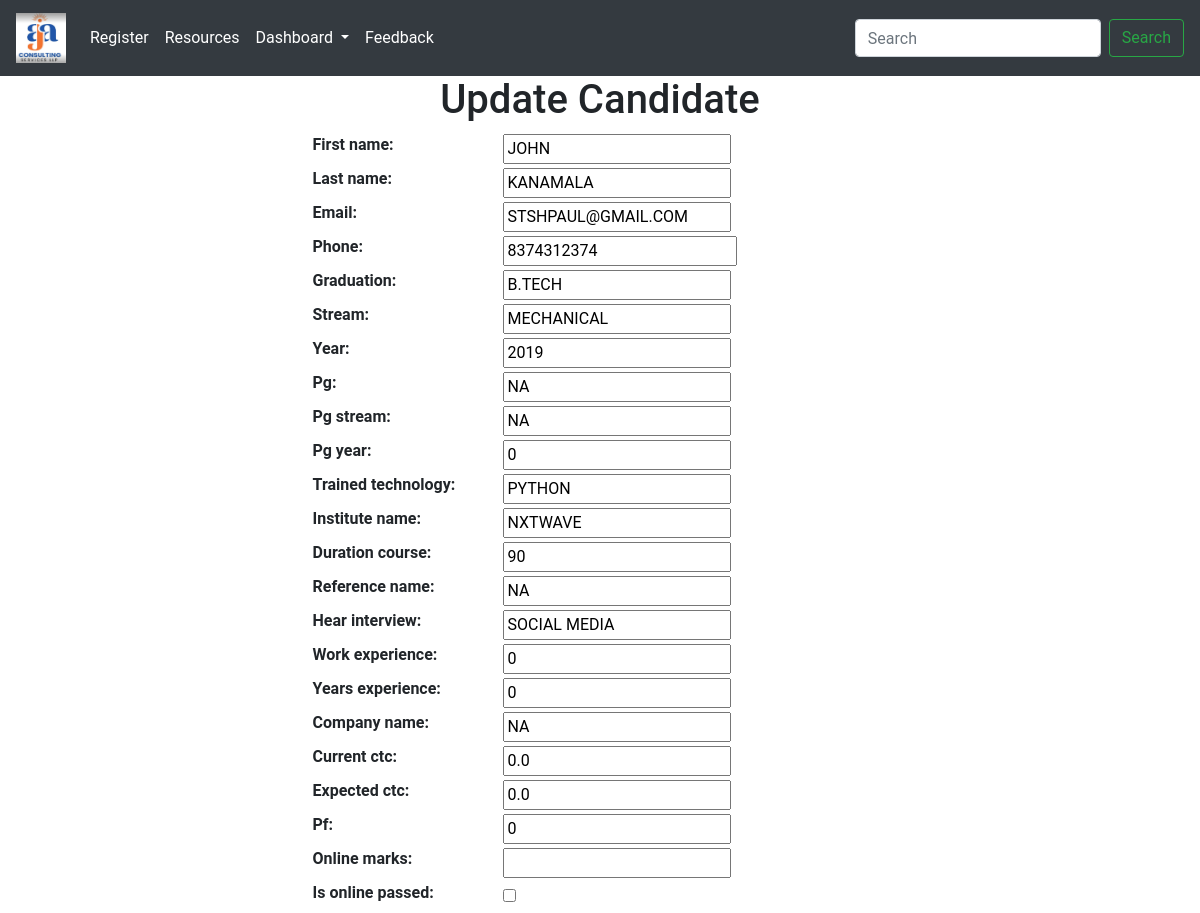
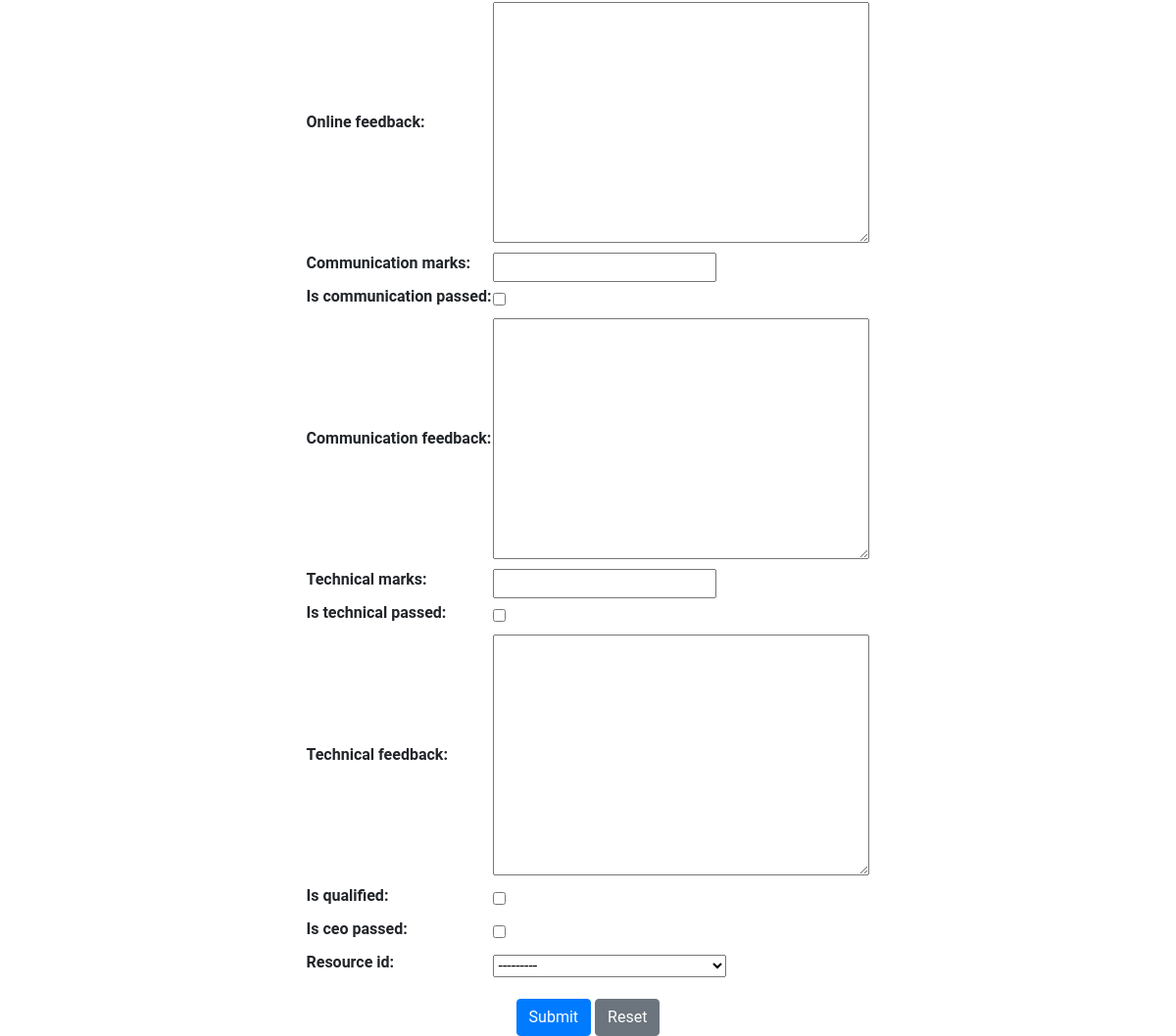
Page /resources/update/83 on the committed database (2 pictures, top to bottom).
### resourcesApp/models.py (models this page shows)
class Resources(models.Model):
    first_name = models.CharField(max_length=250, )
    last_name = models.CharField(max_length=250)
    email = models.EmailField(max_length=250)
    phone = models.BigIntegerField()
    graduation = models.CharField(max_length=500)
    stream = models.CharField(max_length=100)
    year = models.SmallIntegerField()
    pg = models.CharField(max_length=500, null=True)
    pg_stream = models.CharField(max_length=100, null=True)
    pg_year = models.SmallIntegerField(null=True)
    trained_technology = models.CharField(max_length=250)
    institute_name = models.CharField(max_length=500)
    duration_course = models.CharField(max_length=100)
    reference_name = models.CharField(max_length=250, null=True)
    hear_interview = models.CharField(max_length=100, null=True)
    work_experience = models.CharField(max_length=100, null=True)
    years_experience = models.SmallIntegerField(null=True)
    company_name = models.CharField(max_length=500, null=True)
    current_ctc = models.FloatField(null=True)
    expected_ctc = models.FloatField(null=True)
    pf = models.CharField(max_length=100, null=True)
    created_at = models.DateTimeField(default=datetime.now())
    def __str__(self):
        return f'id:{self.id} name:{self.first_name} {self.last_name}'

### resourcesApp/views.py (the view, shortened to what this page needs)
# urls.py: path("update/<id>", update_candidate, name="update_candidate"),
def update_candidate(request, id):
    get_data = Resources.objects.get(id=id)
    rounds_form = RoundsForm()
    form = ResourcesForm(instance=get_data)
    msg = f'You have successfully updated with {get_data.first_name} {get_data.last_name}'
    return render(request, "resources/update.html", {'form':form, 'rounds':rounds_form})

### resourcesApp/forms.py (shortened to what this page needs)
class ResourcesForm(forms.ModelForm):
    class Meta:
        model= Resources
        exclude = ["created_at"]

class RoundsForm(forms.ModelForm):
    class Meta:
        model= Rounds
        fields = "__all__"

### resourcesApp/templates/resources/update.html (shortened to what this page needs)
{% extends "resources/header.html" %}
{% block data %}
<form method="POST">
    <h1 class="text-center">Update Candidate</h1>
            <table align="center">
                {{ form.as_table }}
                {{ rounds.as_table }}
            </table>
            <div class="text-center mt-3">
                <input type="submit" class="btn btn-primary" value="Submit" />
                <input type="reset" class="btn btn-secondary" value="Reset" />
            </div>
</form>
{% endblock %}

### resourcesApp/templates/resources/bootstrap.html (style rules this page uses)
* { font-family: "Roboto"; }

### rows in the picture
Resources: first_name "JOHN", last_name "KANAMALA", email "STSHPAUL@GMAIL.COM", phone "8374312374", graduation "B.TECH", stream "MECHANICAL", year "2019", pg "NA", pg_stream "NA", pg_year "0", trained_technology "PYTHON", institute_name "NXTWAVE", duration_course "90", reference_name "NA", hear_interview "SOCIAL MEDIA", work_experience "0", years_experience "0", company_name "NA", current_ctc "0.0", expected_ctc "0.0", pf "0"
